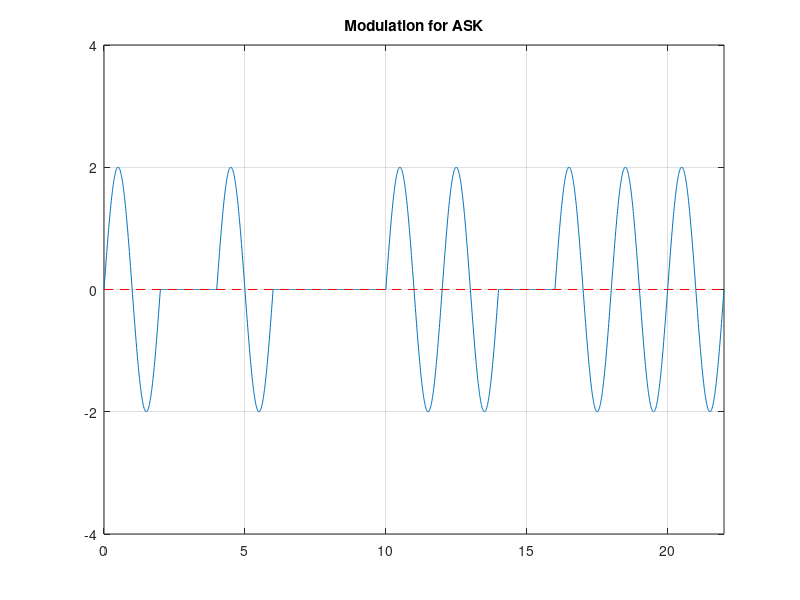

Recreate this plot in MATLAB.
clc;
clear all;
close all;

dataBits = [1 0 1 0 0 1 1 0 1 1 1];
bitDuration = 2;

samplingRate = 100;
totalTime = length(dataBits) * bitDuration;
time = 0: 1/samplingRate: totalTime;


amplitude = 2;
f = 0.5;

carrierSignal = amplitude * sin(2 * pi * f * time);

index = 1;
modulatedCarrier = carrierSignal;
for i = 1 : length(carrierSignal)
     modulatedCarrier(i) = modulatedCarrier(i) * dataBits(index);
     if time(i)/bitDuration >= index
        index = index + 1;
     end
end


plot(time, modulatedCarrier);
ylim([-amplitude-2, amplitude+2]);
xlim([0, totalTime]);
grid on;
title("Modulation for ASK");
line ([0, totalTime], [0 0], "linestyle", "--", "color", "r");

demodulated = [];
index = 1;
for i = 1 : length(time)
    if time(i)/bitDuration >= index
        data = modulatedCarrier(i);

        if data == 0
            demodulated(index) = 0;
        else
            demodulated(index) = 1;
        end
        index = index + 1;
    end
end

disp("Orginal bits:");
disp(dataBits);

disp("Demodulation:");
disp(demodulated);